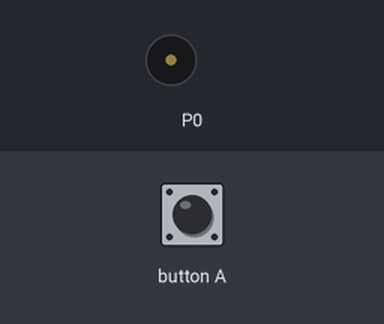
A program run on a simulated BBC micro:bit running MicroPython. Parts: buzzer (waves = sounding). Inputs (shaded band) come from the test bench.

Above: at 1.2 s.
1.3 s: button A pressed for 0.15 s
At 7.2 s:
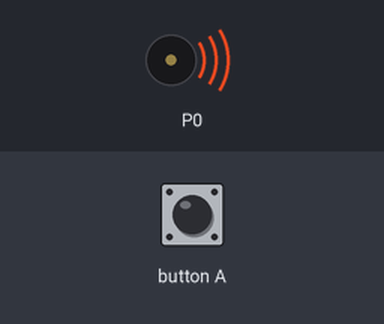
Timing chart, 0 to 10.4 s (numbered marks = the images above; inputs shaded):
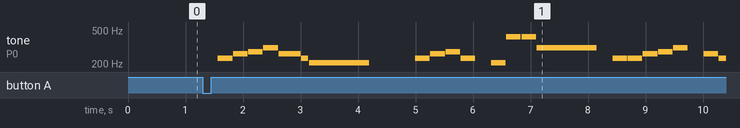

The program:

rickroll.py
```python
import microbit
import music

notes = [
    'r4:4', 'bb3:4', 'c4:4', 'db:4', 'eb:4', 'c:6', 'bb3:2', 'ab:16',
    'r4:12', 'bb3:4', 'c4:4', 'db4:4', 'bb3:4', 'r4:4', 'ab3:4', 'ab4:4',
    'ab4:4', 'eb4:16', 'r4:4', 'bb3:4',
    'bb3:4', 'c4:4', 'db4:4', 'eb4:4', 'r4:4', 'c4:4',
    'bb3:4', 'bb', 'ab:12', 'r4:8', 'bb3:4',
    'bb', 'c4', 'db', 'bb3', 'ab', 'eb4', 'eb',
    'eb', 'f', 'eb:8', 'r4:8', 'db:24',
    'eb:4', 'f', 'db', 'eb', 'eb',
    'eb', 'f', 'eb', 'ab3', 'ab3:12', 'r4:4',
    'r4:8', 'bb3:4', 'c4', 'dd', 'bb3:8', 'eb4:4',
    'f', 'eb:8', 'r4:4', 'ab3:2', 'bb', 'dd4', 'bb3', 'f4:4', 'f:6',
    'eb:8', 'r4:4', 'ab3:2', 'bb1', 'db4:2', 'bb3', 'eb4:4', 'eb:6',
    'db:4', 'c', 'bb3', 'ab:2', 'bb1', 'db4:2', 'bb3', 'db4:8',
    'eb4:4', 'c:8', 'ab3:4', 'r4:4', 'ab3', 'eb4', 'r4:4', 'db:8',
    'r4:8', 'ab3:4', 'bb:2', 'db4', 'bb3:4', 'f4', 'f:6',
    'eb4:8', 'r4:4', 'ab3', 'bb:2', 'db4', 'bb3:4', 'ab4', 'c',
    'db:6', 'c:2', 'bb3:4', 'ab:2', 'bb:1', 'db4:2', 'bb3:4', 'db4:8', 'eb:4',
    'c:6', 'bb3:2', 'ab:8', 'ab:4', 'eb4:8', 'db:24'
]
music.set_tempo(ticks=8)
music.set_tempo(bpm=113)


while True:
    if microbit.button_a.is_pressed():
        music.play(notes)

#press button a to play
```

Measured:
- after the input at 1.3 s, tone on P0: plays 233 Hz for 0.25 s, 262 Hz for 0.25 s, 277 Hz for 0.25 s, 311 Hz for 0.25 s, 262 Hz for 0.39 s, 233 Hz for 0.12 s … (22 notes in this stretch), starting after 0.26 s
